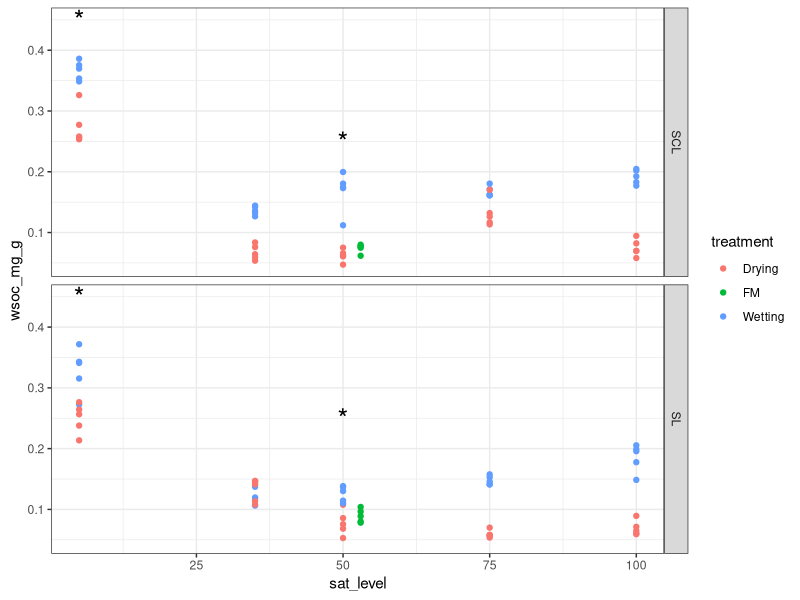
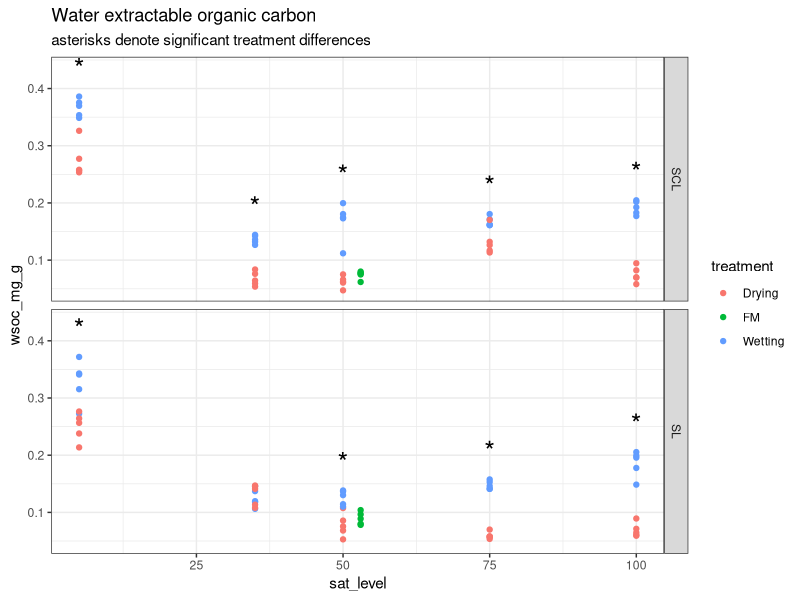

Write the R code that produced these figures, in order.
# October 2, 2020
# Basic R stuff with the HYSTERESIS - WSOC DATA

################ # 
################ # 

## experiment design

## Samples were (a) wet or (b) dried to various moisture levels (sat_level = 5, 35, 50, 75, 100%)
## Samples were of two textures: (a) SCL = sandy clay loam (soil); (b) SL = sandy loam (soil_sand)
## FM = field moist samples, ~ 53 % saturation

## WSOC data were collected as non-purgeable organic C (NPOC)

## objective of this exercise: (a) plot data, (b) create summary tables, (c) perform statistical analyses

################ # 
################ # 

# step 0. load packages ---------------------------------------------------
library(dplyr)
library(ggplot2)
# or load the tidyverse

# step 1. load files --------------------------------------------------
corekey = read.csv("data/hysteresis_demo/corekey.csv")
wsoc_data = read.csv("data/hysteresis_demo/wsoc_results.csv")
wsoc_weights = read.csv("data/hysteresis_demo/wsoc_weights.csv")

# step 2. clean and process the data --------------------------------------

## 2a. clean the corekey
names(corekey)
corekey_clean = 
  corekey %>% #ctrl-shift-m gives you the pipes
  # select only the columns you need
  select(Core, treatment, texture, sat_level, DryWt_g, Carbon_g) %>% 
  # change the `Core` column to character format for easy joining later
  mutate(Core = as.character(Core))
  
str(corekey_clean)  
str(wsoc_data)

## 2b. process and calculate WSOC normalized to soil weight
# first, convert WSOC from mg/L to mg/g. do this using data in `wsoc_weights`.
      ## NPOC mg/L ----> NPOC mg/g
      ## 
      ## NPOC mg   *   water mL    *  1L
      ##     L        WSOC_drywt_g    1000 mL

          ## water includes the water used in extraction (40 mL) as well as the water present in the soil (WSOC_water_g)

# second, join the `corekey` to assign treatments to each core.

wsoc_data2 = 
  wsoc_data %>% 
  mutate(Core = as.character(Core)) %>%   
  left_join(wsoc_weights, by = "Core") %>% 
  ## create a new column called wsoc_mg_g
  mutate(wsoc_mg_g = npoc_mg_l * (40+WSOC_water_g)/(WSOC_drywt_g*1000)) %>% 
  left_join(corekey_clean, by = "Core") %>% 
  # select only necessary columns
  select(Core, treatment, texture, sat_level, wsoc_mg_g) %>% 
  # set FM = 53% sat_level
  mutate(sat_level = if_else(treatment=="FM", as.integer(53), sat_level))

# step 3. visualization ---------------------------------------------------
theme_set(theme_bw())

gg_wsoc = 
  wsoc_data2 %>% 
  ggplot(aes(x = sat_level, y = wsoc_mg_g, color = treatment))+
  geom_point()+
  facet_grid(texture ~.)

# step 4. tables ---------------------------------------------------

wsoc_summarytable = 
  wsoc_data2 %>% 
  group_by(texture, sat_level, treatment) %>% 
  dplyr::summarise(mean_wsoc_mg_g = mean(wsoc_mg_g),
                   sd_wsoc = sd(wsoc_mg_g),
                   se_wsoc = sd_wsoc/sqrt(n())) %>% 
  mutate(wsoc_mg_g = paste(round(mean_wsoc_mg_g,3), "\u00b1", round(se_wsoc, 4))) %>% 
  dplyr::select(texture, sat_level, treatment, wsoc_mg_g) %>% 
  filter(treatment != "FM") %>% 
  tidyr::spread(treatment, wsoc_mg_g) 

# step 5. statistics ------------------------------------------------------
## 5a. overall ANOVA
l = lm(wsoc_mg_g ~ sat_level*treatment, data = wsoc_data2 %>%  filter(treatment != "FM"))
car::Anova(l, type = "III")

## 5b. (ANOVA) effect of treatment for individual moisture levels
## include stats in the wsoc summary table
fit_anova = function(dat){
  l = lm(wsoc_mg_g ~ treatment, dat)
  a = car::Anova(l, type = "III") 
  broom::tidy(a) %>% 
    filter(term == "treatment") %>% 
    dplyr::select(`p.value`) %>% 
    rename(pvalue = `p.value`)
}

wsoc_pvalues = 
  wsoc_data2 %>%  filter(treatment != "FM") %>% 
  group_by(texture, sat_level) %>% 
  do(fit_anova(.)) %>% 
  mutate(asterisk = case_when(pvalue <= 0.05 ~ "*"))
  


wsoc_summarytable %>% 
  left_join(wsoc_pvalues, by = c("texture", "sat_level")) %>% 
  mutate(Wetting2 = paste(Wetting, asterisk),
         Wetting2 = stringr::str_replace_all(Wetting2, "NA", "")) %>% 
  dplyr::select(-Wetting, -pvalue, -asterisk) %>% 
  rename(Wetting = Wetting2)

## asterisks denote a significant treatment effect


# return to ggplot --------------------------------------------------------
## now, we add asterisks to the plot we created earlier
## two ways to do it

##  way  1,  more labor-intensive: use individual annotations for each asterisk

gg_wsoc+
  annotate("text", label = "*", x = 5, y = 0.45, size  = 7)+
  annotate("text", label = "*", x = 50, y = 0.25, size  = 7)
## and so on
## but this does not work when you have multiple panels, as the annotations will be applied to both the panels

## way 2: use geom_text
## create a file that contains all the information to create a "text" layer superimposed on the original ggplot
## we need an x-value (sat_level)
## we need a y-value, which will be a little greater than the maximum y-value 
## we need a label (asterisk)

gg_label = 
  wsoc_data2 %>% 
  group_by(texture, sat_level) %>% 
  dplyr::summarise(y = max(wsoc_mg_g) + 0.05) %>% 
  left_join(wsoc_pvalues, by = c("texture", "sat_level")) %>% 
  mutate(treatment ="Wetting")
  
gg_wsoc+
  geom_text(data = gg_label, aes(y = y, label = asterisk), color= "black", size = 7)+
  labs(title = "Water extractable organic carbon",
       subtitle = "asterisks denote significant treatment differences")
